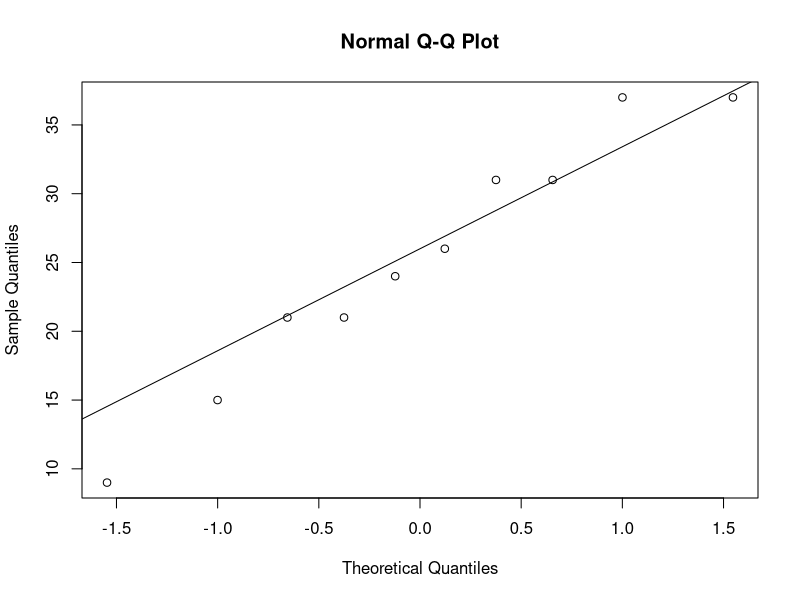
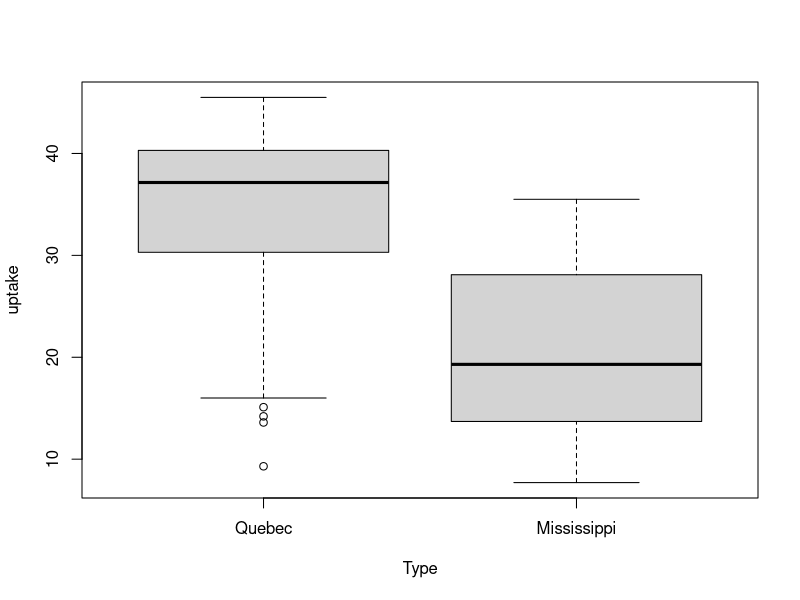
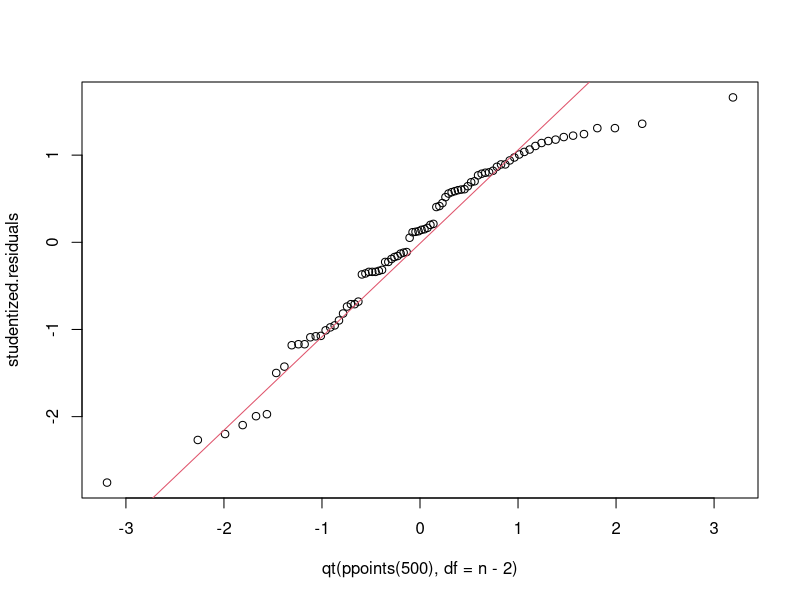

The R source for these figures, in order:
## ---- chunk 1
y <- c(37, 24, 31, 21,  9, 21, 15, 37, 31, 26)
ybar <- mean(y)
ybar
s2 <- var(y)
s2
n <- length(y)
T <- (ybar - 25)/sqrt(s2/n)
T
qt(0.95,n-1)
1-pt(T,n-1)
ybar+qt(c(0.025,0.975),n-1)*sqrt(s2/n)
## ---- chunk 2
y <- c(37, 24, 31, 21,  9, 21, 15, 37, 31, 26)
qqnorm(y)
qqline(y)
## ---- chunk 3
y <- c(37, 24, 31, 21,  9, 21, 15, 37, 31, 26)
n <- length(y)
y_adj <- c(24, 31, 21,  9, 21, 15, 37, 31, 26)
cor(y[1:(n-1)], y_adj)
## ---- chunk 4
X = cbind(c(rep(1,10),rep(0,10)), c(rep(0,10),rep(1,10)))
X
## ---- chunk 5
X = cbind(rep(1,20), c(rep(1,10),rep(0,10)))
X
## ---- chunk 6
boxplot(uptake~Type, data = CO2)
# means model
hat.beta1 <- mean(CO2$uptake[CO2$Type == 'Quebec'])
hat.beta1
hat.beta2 <- mean(CO2$uptake[CO2$Type == 'Mississippi'])
hat.beta2
S2 <- (var(CO2$uptake[CO2$Type == 'Quebec']) + var(CO2$uptake[CO2$Type == 'Mississippi'])) / 2
S2
n <- length(CO2$uptake)
t = (hat.beta1 - hat.beta2)/sqrt(S2*(1/(n/2) + 1/(n/2)))
t
1-pt(t, n-2)
qt(c(0.025,0.975),n-2)
residuals <- c((CO2$uptake[CO2$Type == 'Quebec'] - hat.beta1), CO2$uptake[CO2$Type == 'Mississippi'] - hat.beta2)
studentized.residuals <- residuals / sqrt(S2)
qqplot(x = qt(ppoints(500), df = n-2), studentized.residuals)
qqline(studentized.residuals, distribution = function(p) qt(p, df = n-2), probs = c(0.2, 0.8), col = 2)
## ---- chunk 7
# Effects Model
summary(lm(uptake~Type, data = CO2))
M <- lm(uptake~Type, data = CO2)
model.matrix(M)
## ---- chunk 8
library(datasets)
xbar1 <- mean(CO2$uptake[CO2$Type=='Quebec' & CO2$Treatment == "chilled"])
xbar2 <- mean(CO2$uptake[CO2$Type=='Quebec' & CO2$Treatment == "nonchilled"])
xbar3 <- mean(CO2$uptake[CO2$Type=='Mississippi' & CO2$Treatment == "chilled"])
xbar4 <- mean(CO2$uptake[CO2$Type=='Mississippi' & CO2$Treatment == "nonchilled"])
t1 <- (xbar1 - xbar2)/sqrt((0.5*(var(CO2$uptake[CO2$Type=='Quebec' & CO2$Treatment == "chilled"]) + var(CO2$uptake[CO2$Type=='Quebec' & CO2$Treatment == "nonchilled"])))*(1/21 + 1/21))
t2 <- (xbar1 - xbar3)/sqrt((0.5*(var(CO2$uptake[CO2$Type=='Quebec' & CO2$Treatment == "chilled"]) + var(CO2$uptake[CO2$Type=='Mississippi' & CO2$Treatment == "chilled"])))*(1/21 + 1/21))
t3 <- (xbar1 - xbar4)/sqrt((0.5*(var(CO2$uptake[CO2$Type=='Quebec' & CO2$Treatment == "chilled"]) + var(CO2$uptake[CO2$Type=='Mississippi' & CO2$Treatment == "nonchilled"])))*(1/21 + 1/21))
t4 <- (xbar2 - xbar3)/sqrt((0.5*(var(CO2$uptake[CO2$Type=='Quebec' & CO2$Treatment == "nonchilled"]) + var(CO2$uptake[CO2$Type=='Mississippi' & CO2$Treatment == "chilled"])))*(1/21 + 1/21))
t5 <- (xbar2 - xbar4)/sqrt((0.5*(var(CO2$uptake[CO2$Type=='Quebec' & CO2$Treatment == "nonchilled"]) + var(CO2$uptake[CO2$Type=='Mississippi' & CO2$Treatment == "nonchilled"])))*(1/21 + 1/21))
t6 <- (xbar3 - xbar4)/sqrt((0.5*(var(CO2$uptake[CO2$Type=='Mississippi' & CO2$Treatment == "chilled"]) + var(CO2$uptake[CO2$Type=='Mississippi' & CO2$Treatment == "nonchilled"])))*(1/21 + 1/21))
p1 <- 2*(1-pt(abs(t1),40))
p2 <- 2*(1-pt(abs(t2),40))
p3 <- 2*(1-pt(abs(t3),40))
p4 <- 2*(1-pt(abs(t4),40))
p5 <- 2*(1-pt(abs(t5),40))
p6 <- 2*(1-pt(abs(t6),40))
p1
p2
p3
p4
p5
p6
sorted <- cbind(1:6, round(c(p1,p2,p3,p4,p5,p6), 4))
sorted <- sorted[order(sorted[,2]),]
cbind(sorted,c(0.05/6,0.05*2/6,0.05*3/6,0.05*4/6,0.05*5/6,0.05*6/6), c(sorted[1,2] <= 0.05*1/6, sorted[2,2] <= 0.05*2/6, sorted[3,2] <= 0.05*3/6, sorted[4,2] <= 0.05*4/6, sorted[5,2] <= 0.05*5/6, sorted[6,2] <= 0.05*6/6), rep(0.05/6,6),
      c(sorted[1,2] <= 0.05/6, sorted[2,2] <= 0.05/6, sorted[3,2] <= 0.05/6, sorted[4,2] <= 0.05/6, sorted[5,2] <= 0.05/6, sorted[6,2] <= 0.05/6))
## ---- chunk 9
library(datasets)
CO2subset <- data.frame(CO2$Type, CO2$Treatment,  CO2$uptake)
my.lm <- lm(CO2.uptake~CO2.Type+CO2.Treatment, data = CO2subset)
model.matrix(my.lm)
